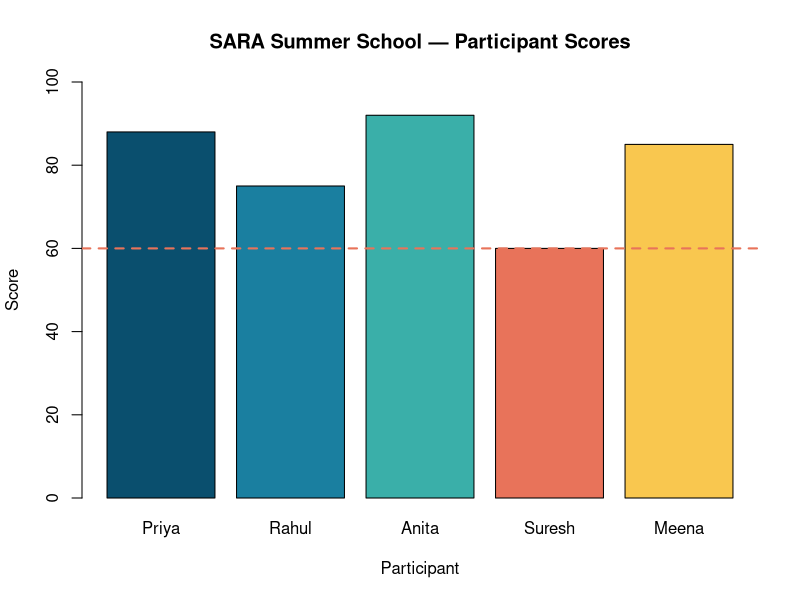
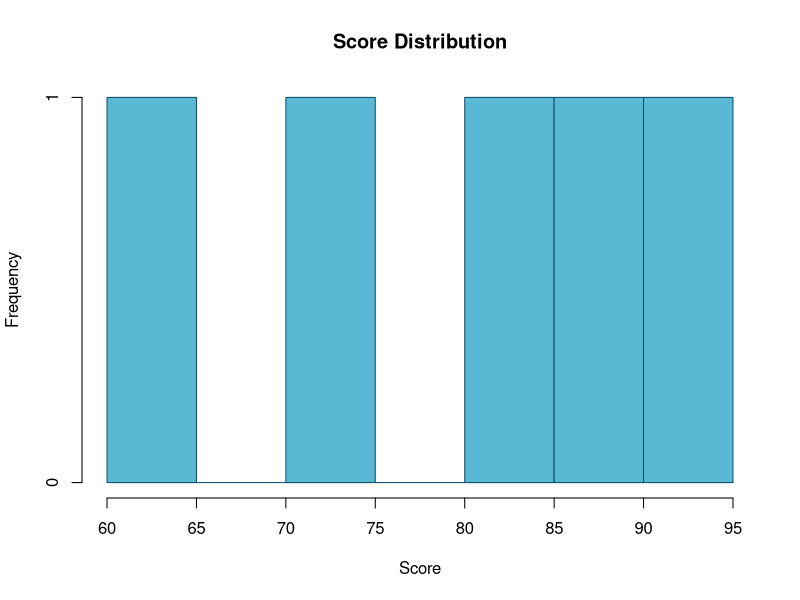
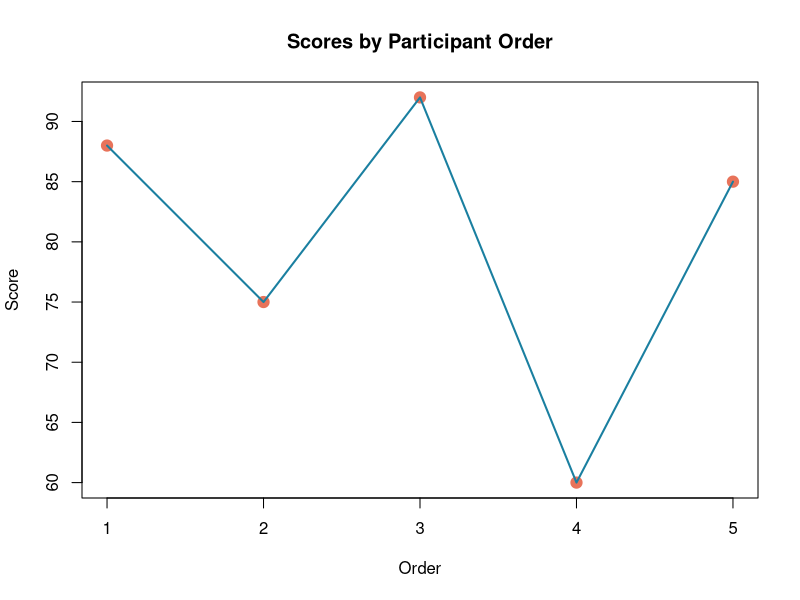

Recreate these plots in R, in order.
# ============================================================
#  SARA Summer School — 3rd Edition
#  "R for Researchers"
#  Five Essentials of R Coding
# ============================================================
#  How to use this file:
#  - Run one line at a time: place cursor on a line → Ctrl+Enter (Win) / Cmd+Enter (Mac)
#  - Run a whole section:    select lines → Ctrl+Enter
#  - Run this full file:     Ctrl+Shift+Enter
#  - Output appears in the Console below
# ============================================================

# ────────────────────────────────────────────────────────────
# ESSENTIAL 1: VARIABLES & DATA TYPES
# ────────────────────────────────────────────────────────────
# A variable stores a value so you can reuse it.
# Use  <-  to assign (R's way of saying "equals").

name <- "SARA Institute" # character  (text — always in quotes)
year <- 2023 # numeric    (whole number)
fee <- 4500.00 # numeric    (decimal)
is_free <- FALSE # logical    (TRUE or FALSE)


# Print a variable — just type its name and run
name
year
fee
is_free

# Check what type a variable is
class(name) # "character"
class(year) # "numeric"
class(is_free) # "logical"

# Useful: see a quick summary of any object
str(name)
str(year)

# ── YOUR TURN ──────────────────────────────────────────────
# 1. Create a variable called my_name with your name.
# 2. Create a variable called my_city with your city.
# 3. Print both. What class are they?
# ──────────────────────────────────────────────────────────

# ────────────────────────────────────────────────────────────
# ESSENTIAL 2: VECTORS
# ────────────────────────────────────────────────────────────
# A vector is a sequence of values of the SAME type.
# c() means "combine" — it is how you build a vector.

students <- c("Priya", "Rahul", "Anita", "Suresh", "Meena")
scores <- c(88, 75, 92, 60, 85)
passed <- c(TRUE, TRUE, TRUE, FALSE, TRUE)

# Access individual elements — R starts counting from 1
students[1] # first student → "Priya"
scores[3] # third score   → 92
students[2:4] # elements 2 to 4
scores[c(1, 5)] # elements 1 and 5

# Arithmetic on the whole vector at once (R's superpower!)
scores + 5 # add 5 bonus marks to everyone
scores * 1.1 # increase all scores by 10%
scores >= 70 # TRUE/FALSE — who scored 70 or above?

# Built-in summary functions
length(scores) # how many elements?
sum(scores) # total
mean(scores) # average
median(scores) # middle value
max(scores) # highest
min(scores) # lowest
range(scores) # min and max together
sd(scores) # standard deviation

# ── YOUR TURN ──────────────────────────────────────────────
# 1. Create a vector of 5 temperatures (any values you like).
# 2. Find the mean, max, and min.
# 3. Which temperatures are above 30? (use >= 30)
# ──────────────────────────────────────────────────────────

# ────────────────────────────────────────────────────────────
# ESSENTIAL 3: DATA FRAMES
# ────────────────────────────────────────────────────────────
# A data frame is a table — rows are observations,
# columns are variables. It is the most used structure
# in data analysis.

participants <- data.frame(
  name = c("Priya", "Rahul", "Anita", "Suresh", "Meena"),
  city = c("Delhi", "Jaipur", "Mumbai", "Lucknow", "Pune"),
  score = c(88, 75, 92, 60, 85),
  passed = c(TRUE, TRUE, TRUE, FALSE, TRUE)
)

# Look at the data frame
participants # print the whole table
head(participants) # first 6 rows (useful for big data)
tail(participants) # last 6 rows
nrow(participants) # number of rows
ncol(participants) # number of columns
dim(participants) # rows and columns together
names(participants) # column names
str(participants) # structure — types of each column
summary(participants) # quick stats for each column

# Access columns using $ — gives you the whole column as a vector
participants$name
participants$score

# Access a specific row, column [row, column]
participants[1, ] # first row, all columns
participants[, 3] # all rows, third column (score)
participants[2, 3] # row 2, column 3 → Rahul's score

# Filter rows — who passed?
participants[participants$passed == TRUE, ]

# Who scored above 80?
participants[participants$score > 80, ]

# Add a new column
participants$grade <- ifelse(participants$score >= 80, "Distinction", "Pass")
participants

# ── YOUR TURN ──────────────────────────────────────────────
# 1. Create a data frame with 4 of your friends:
#    name, age, and favourite_subject.
# 2. Print only the name and favourite_subject columns.
# 3. Filter: who is older than 25?
# ──────────────────────────────────────────────────────────

# ────────────────────────────────────────────────────────────
# ESSENTIAL 4: FUNCTIONS
# ────────────────────────────────────────────────────────────
# A function is a reusable block of code that does one job.
# You have already used built-in functions: mean(), sum(), c()
# Now learn to write your own.

# Basic structure:
# my_function <- function(argument1, argument2) {
#   # code that does something
#   return(result)
# }

# Example 1 — greet a participant
greet <- function(name) {
  message <- paste("Welcome to SARA Summer School,", name, "!")
  return(message)
}

greet("Priya")
greet("Rahul")

# Example 2 — convert marks to percentage
to_percent <- function(marks, total = 100) {
  # total has a default value
  percent <- (marks / total) * 100
  return(round(percent, 2)) # round to 2 decimal places
}

to_percent(75) # out of 100 (default)
to_percent(45, total = 60) # out of 60

# Example 3 — classify a score
classify_score <- function(score) {
  if (score >= 90) {
    return("Excellent")
  } else if (score >= 75) {
    return("Good")
  } else if (score >= 60) {
    return("Pass")
  } else {
    return("Needs Improvement")
  }
}

classify_score(92)
classify_score(78)
classify_score(55)

# Apply your function to a whole vector using sapply()
sapply(scores, classify_score)

# ── YOUR TURN ──────────────────────────────────────────────
# 1. Write a function called celsius_to_fahrenheit
#    that converts temperature:  F = (C × 9/5) + 32
# 2. Test it with 0, 100, and 37 (body temperature).
# ──────────────────────────────────────────────────────────

# ────────────────────────────────────────────────────────────
# ESSENTIAL 5: PACKAGES & BASIC PLOTTING
# ────────────────────────────────────────────────────────────
# R's power comes from packages — collections of ready-made
# functions. You install a package once, then load it
# every session with library().

# --- Base R plotting (no package needed) ---

# Bar chart — scores of participants
barplot(
  participants$score,
  names.arg = participants$name,
  col = c("#0A4F6E", "#1A7FA0", "#3AAFA9", "#E8735A", "#F9C74F"),
  main = "SARA Summer School — Participant Scores",
  xlab = "Participant",
  ylab = "Score",
  ylim = c(0, 100)
)

# Add a pass line at 60
abline(h = 60, col = "#E8735A", lty = 2, lwd = 2)

# Histogram — distribution of scores
hist(
  participants$score,
  col = "#5BB8D4",
  border = "#0A4F6E",
  main = "Score Distribution",
  xlab = "Score",
  ylab = "Frequency",
  breaks = 5
)

# Scatter plot — if you had two numeric variables
plot(
  x = c(1, 2, 3, 4, 5),
  y = participants$score,
  col = "#E8735A",
  pch = 19, # filled circle point
  cex = 1.5, # point size
  main = "Scores by Participant Order",
  xlab = "Order",
  ylab = "Score"
)
lines(c(1, 2, 3, 4, 5), participants$score, col = "#1A7FA0", lwd = 2)

# --- Installing and using a package ---
# Uncomment the line below to install (only needed once):
# install.packages("ggplot2")

# Load the package (every session)
# library(ggplot2)

# Once loaded, ggplot2 works like this:
# ggplot(participants, aes(x = name, y = score, fill = name)) +
#   geom_col() +
#   theme_minimal() +
#   labs(title = "SARA Scores", x = "Participant", y = "Score")

# ── YOUR TURN ──────────────────────────────────────────────
# 1. Create a vector of monthly rainfall:
#    rainfall <- c(5, 8, 45, 120, 180, 200, 210, 190, 130, 40, 10, 3)
# 2. Make a barplot with month names on the x-axis.
# 3. Which month has the highest rainfall? Use which.max()
# ──────────────────────────────────────────────────────────

# ============================================================
#  SUMMARY — Five Essentials of R
# ============================================================
#
#  1. VARIABLES & DATA TYPES
#     Store values with <-
#     Types: character, numeric, logical
#     Check with: class(), str()
#
#  2. VECTORS
#     Sequence of same-type values: c()
#     Arithmetic works on the whole vector
#     Summarise with: mean(), sum(), max(), min(), sd()
#
#  3. DATA FRAMES
#     Tables: rows = observations, columns = variables
#     Access with: $, [ , ], filter with conditions
#     Inspect with: head(), str(), summary()
#
#  4. FUNCTIONS
#     Reusable blocks: function(arg) { ... return() }
#     Use default arguments for flexibility
#     Apply to vectors with: sapply()
#
#  5. PACKAGES & PLOTTING
#     Install once: install.packages("name")
#     Load every session: library("name")
#     Base R plots: barplot(), hist(), plot()
#     Advanced: ggplot2 (the gold standard for research)
#
# ============================================================
#  Well done! You now know the five pillars of R coding.
#  Next step: load your own data with read.csv() and explore!
# ============================================================

greet <- function(name) {
  print(paste("Namaste!", name))
}

greet('Ajay')

greet("Kiran")

greet("Kiara")

add_numbers <- function(x, y) {
  result <- x * y
  return(result)
}

add_numbers(2, 3)
